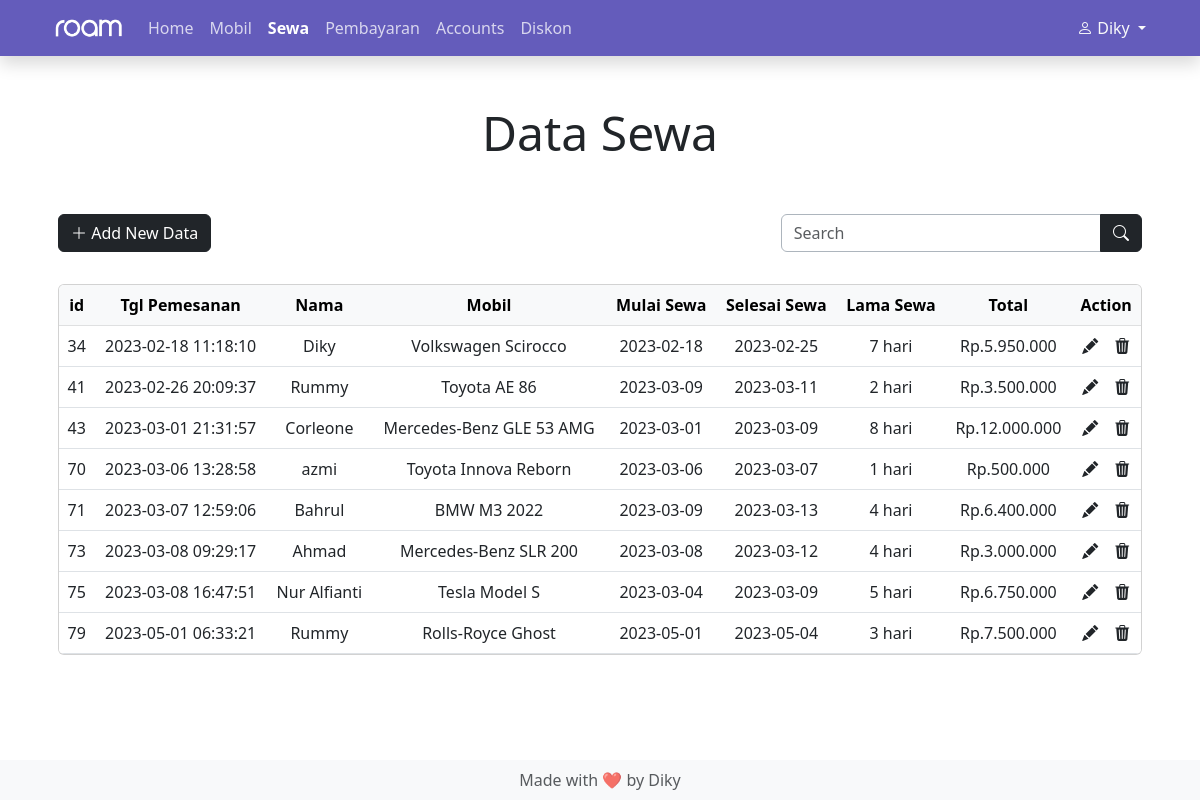
The app's page /admin/sewa/sewa.php (signed in) with its own data.
### tables this page shows
CREATE TABLE `account` (
  `id` int(11) NOT NULL,
  `name` varchar(255) NOT NULL,
  `username` varchar(255) NOT NULL,
  `password` varchar(255) NOT NULL,
  `created_date` datetime NOT NULL,
  `level` varchar(20) NOT NULL DEFAULT 'user'
);

CREATE TABLE `sewa` (
  `id_sewa` int(255) NOT NULL,
  `tgl_pemesanan` datetime NOT NULL,
  `id_user` int(255) NOT NULL,
  `plat_mobil` varchar(100) NOT NULL,
  `mulai` date NOT NULL,
  `selesai` date NOT NULL,
  `lama_sewa` varchar(255) NOT NULL,
  `total_pembayaran` int(255) NOT NULL
);

CREATE TABLE `mobil` (
  `id_mobil` int(255) NOT NULL,
  `plat_mobil` varchar(100) NOT NULL,
  `nama_mobil` varchar(255) NOT NULL,
  `tarif_per_hari` int(255) NOT NULL,
  `status` varchar(15) NOT NULL
);

### functions/functions.php (called while the page is built, shortened)
<?php
$connection = mysqli_connect("localhost", "root", "", "roam");
function query($query)
{
  global $connection;
  $result = mysqli_query($connection, $query);
  return $result;
}
function get_account()
{
  $id = $_SESSION["id"];
  $account = query("SELECT * FROM account WHERE id = $id");
  return mysqli_fetch_assoc($account);
}

### admin/sewa/sewa.php (the view, shortened to what this page needs)
<?php
require "../../functions/functions.php";
$lease_data = query("SELECT * FROM sewa");
$account = get_account();
?>
<!DOCTYPE html>
<html lang="en" class="h-100">
<head>
  <link href="https://cdn.jsdelivr.net/npm/bootstrap@5.3.0-alpha1/dist/css/bootstrap.min.css" rel="stylesheet">
  <link rel="stylesheet" href="https://cdn.jsdelivr.net/npm/bootstrap-icons@1.10.3/font/bootstrap-icons.css">
</head>
<body class="d-flex flex-column h-100">
  <header>
    <nav class="navbar navbar-expand-lg navbar-dark shadow" style="background-color: #645CBB">
      <div class="container">
        <a href="../admin_home.php"><img src="../../assets/img/white_logo.png" alt="Roam Logo" width="70px" class="navbar-brand"></a>
        <div class="collapse navbar-collapse" id="navbarToggler">
          <ul class="navbar-nav me-auto mb-2 mb-lg-0">
            <li class="nav-item">
              <a class="nav-link active opacity-75" aria-current="page" href="../admin_home.php">Home</a>
            </li>
            <li class="nav-item">
              <a class="nav-link active opacity-75" href="../mobil/mobil.php">Mobil</a>
            </li>
            <li class="nav-item">
              <a class="nav-link active fw-semibold" href="sewa.php">Sewa</a>
            </li>
            <li class="nav-item">
              <a class="nav-link active opacity-75" href="../pembayaran/pembayaran.php">Pembayaran</a>
            </li>
            <li class="nav-item">
              <a class="nav-link active opacity-75" href="../account_managment/account_managment.php">Accounts</a>
            </li>
            <li class="nav-item">
              <a class="nav-link active opacity-75" href="../diskon/diskon.php">Diskon</a>
            </li>
          </ul>
          <div class="nav-item dropdown">
            <a class="dropdown-toggle link-light text-decoration-none" type="button" data-bs-toggle="dropdown" aria-expanded="false">
              <i class="bi bi-person"></i> <?= $account["name"]; ?>
            </a>
          </div>
        </div>
      </div>
    </nav>
  </header>
  <main class="container">
    <h1 class="m-5 display-5 text-center">Data Sewa</h1>
    <div class="d-flex justify-content-center">
      <div class="col-xxl-12 col-md-12 table-responsive p-1">
        <div class="row mb-4 m-0">
          <div class="col-sm-8 p-0">
            <button class="btn btn-dark mb-2" data-bs-toggle="modal" data-bs-target="#addModal"><i class="bi bi-plus-lg"></i> Add New Data</button>
          </div>
          <div class=" col-sm-4 p-0">
            <form class="input-group" method="post">
              <input class="form-control border-dark-subtle" type="search" placeholder="Search" name="keyword">
              <button class="btn btn-dark" type="submit" name="search"><i class=" bi bi-search"></i></button>
            </form>
          </div>
        </div>
        <div class="card table-responsive">
          <table class="table table-hover align-middle m-0">
            <thead class="table-light text-nowrap">
              <tr align="center">
                <th>id</th>
                <th>Tgl Pemesanan</th>
                <th>Nama</th>
                <th>Mobil</th>
                <th>Mulai Sewa</th>
                <th>Selesai Sewa</th>
                <th>Lama Sewa</th>
                <th>Total</th>
                <th>Action</th>
              </tr>
            </thead>
            <tbody class="text-nowrap">
              <?php if (mysqli_num_rows($lease_data) > 0) : ?>
                <?php foreach ($lease_data as $row) : ?>
                  <tr align="center">
                    <td><?= $row["id_sewa"]; ?></td>
                    <td><?= $row["tgl_pemesanan"]; ?></td>
                    <td>
                      <?php
                      $id_user = $row["id_user"];
                      $user_query = query("SELECT * FROM account WHERE id = '$id_user'");
                      $user = mysqli_fetch_assoc($user_query);
                      echo $user["name"];
                      ?>
                    </td>
                    <td>
                      <?php
                      $car_plate = $row["plat_mobil"];
                      $car_query = query("SELECT * FROM mobil WHERE plat_mobil = '$car_plate'");
                      $car = mysqli_fetch_assoc($car_query);
                      echo $car["nama_mobil"];
                      ?>
                    </td>
                    <td><?= $row["mulai"]; ?></td>
                    <td><?= $row["selesai"]; ?></td>
                    <td><?= $row["lama_sewa"]; ?></td>
                    <td>Rp.<?= number_format($row["total_pembayaran"], 0, ",", "."); ?></td>
                    <td>
                      <a href="#editModal" class="link-dark text-decoration-none me-3 btn-edit" id="editModalButton" data-bs-toggle="modal" data-id="<?= $row["id_sewa"]; ?>"><i class="bi bi-pencil-fill"></i></a><a href="delete_lease_data.php?lease_id=<?= $row["id_sewa"]; ?>" class="link-dark text-decoration-none" onclick="return confirm('Selected lease data will delete permanently, are you sure?')"><i class="bi bi-trash3-fill"></i></a>
                    </td>
                  </tr>
                <?php endforeach; ?>
              <?php else : ?>
                <tr>
                  <td colspan="10" align="center"><em>Data not found</em></td>
                </tr>
              <?php endif; ?>
            </tbody>
          </table>
        </div>
      </div>
    </div>
  </main>
  <footer class="footer mt-auto pt-4">
    <div class="text-center py-2 bg-light">
      <span class="mb-0 text-muted">Made with &#x2764;&#xFE0F; by Diky</span>
    </div>
  </footer>
</body>
</html>

### admin/sewa/sewa.php (style rules this page uses)
.container { padding-right: calc(3rem * .5); padding-left: calc(3rem * .5); }

### records on screen
account: name "Diky"
sewa: id_sewa "34", tgl_pemesanan "2023-02-18 11:18:10", id_user.name "Diky", mobil.nama_mobil "Volkswagen Scirocco", mulai "2023-02-18", selesai "2023-02-25", lama_sewa "7 hari", total_pembayaran "5.950.000"
sewa: id_sewa "41", tgl_pemesanan "2023-02-26 20:09:37", id_user.name "Rummy", mobil.nama_mobil "Toyota AE 86", mulai "2023-03-09", selesai "2023-03-11", lama_sewa "2 hari", total_pembayaran "3.500.000"
sewa: id_sewa "43", tgl_pemesanan "2023-03-01 21:31:57", id_user.name "Corleone", mobil.nama_mobil "Mercedes-Benz GLE 53 AMG", mulai "2023-03-01", selesai "2023-03-09", lama_sewa "8 hari", total_pembayaran "12.000.000"
sewa: id_sewa "70", tgl_pemesanan "2023-03-06 13:28:58", id_user.name "azmi", mobil.nama_mobil "Toyota Innova Reborn", mulai "2023-03-06", selesai "2023-03-07", lama_sewa "1 hari", total_pembayaran "500.000"
sewa: id_sewa "71", tgl_pemesanan "2023-03-07 12:59:06", id_user.name "Bahrul", mobil.nama_mobil "BMW M3 2022", mulai "2023-03-09", selesai "2023-03-13", lama_sewa "4 hari", total_pembayaran "6.400.000"
sewa: id_sewa "73", tgl_pemesanan "2023-03-08 09:29:17", id_user.name "Ahmad", mobil.nama_mobil "Mercedes-Benz SLR 200", mulai "2023-03-08", selesai "2023-03-12", lama_sewa "4 hari", total_pembayaran "3.000.000"
sewa: id_sewa "75", tgl_pemesanan "2023-03-08 16:47:51", id_user.name "Nur Alfianti", mobil.nama_mobil "Tesla Model S", mulai "2023-03-04", selesai "2023-03-09", lama_sewa "5 hari", total_pembayaran "6.750.000"
sewa: id_sewa "79", tgl_pemesanan "2023-05-01 06:33:21", id_user.name "Rummy", mobil.nama_mobil "Rolls-Royce Ghost", mulai "2023-05-01", selesai "2023-05-04", lama_sewa "3 hari", total_pembayaran "7.500.000"
